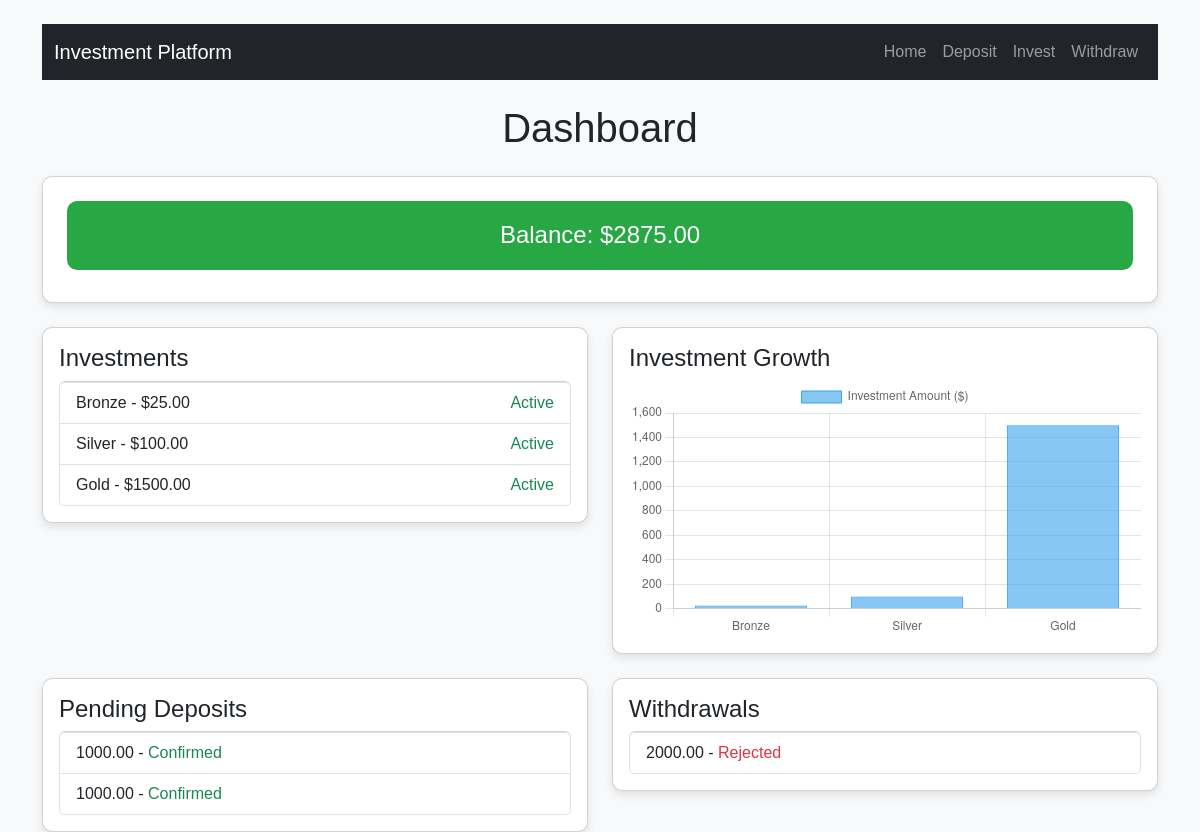
The page /dashboard/ (signed in) on the database its author committed.
### core/models.py (models this page shows, shortened)
class UserBalance(models.Model):
    user = models.OneToOneField(User, on_delete=models.CASCADE)
    balance = models.DecimalField(max_digits=12, decimal_places=2, default=0.00)

class Investment(models.Model):
    user = models.ForeignKey(User, on_delete=models.CASCADE)
    package = models.ForeignKey(InvestmentPackage, on_delete=models.CASCADE)
    amount = models.DecimalField(max_digits=10, decimal_places=2)
    status = models.CharField(max_length=20, choices=[("Active", "Active"), ("Completed", "Completed")], default="Active")
    start_date = models.DateTimeField(default=now)
    next_payout_date = models.DateTimeField(null=True, blank=True)

class InvestmentPackage(models.Model):
    RISK_LEVEL_CHOICES = [
        ("Low", "Low Risk"),
        ("Medium", "Medium Risk"),
        ("High", "High Risk"),
    ]
    STATUS_CHOICES = [
        ("Active", "Active"),
        ("Inactive", "Inactive"),
    ]
    name = models.CharField(max_length=100, unique=True)
    description = models.TextField(blank=True, help_text="Brief details about this investment package.")
    min_amount = models.DecimalField(max_digits=10, decimal_places=2, help_text="Minimum amount required to invest.")
    duration_weeks = models.PositiveIntegerField(default=4, help_text="Minimum duration for this investment (in weeks).")
    weekly_profit_percent = models.DecimalField(max_digits=5, decimal_places=2, help_text="Expected weekly return as a percentage.")
    monthly_profit_percent = models.DecimalField(max_digits=5, decimal_places=2, help_text="Expected monthly return as a percentage.")
    risk_level = models.CharField(max_length=10, choices=RISK_LEVEL_CHOICES, default="Medium")
    status = models.CharField(max_length=10, choices=STATUS_CHOICES, default="Active")
    created_at = models.DateTimeField(default=now)  # Set default
    updated_at = models.DateTimeField(auto_now=True)
    class Meta:
        ordering = ["min_amount"]
        verbose_name = "Investment Package"
        verbose_name_plural = "Investment Packages"

class Deposit(models.Model):
    user = models.ForeignKey(User, on_delete=models.CASCADE)
    amount = models.DecimalField(max_digits=10, decimal_places=2)
    crypto_wallet = models.ForeignKey(CryptoWallet, on_delete=models.CASCADE)
    transaction_id = models.CharField(max_length=255, unique=True)  # User enters transaction hash
    status = models.CharField(
        max_length=20,
        choices=[("Pending", "Pending"), ("Confirmed", "Confirmed"), ("Rejected", "Rejected")],
        default="Pending"
    )
    created_at = models.DateTimeField(auto_now_add=True)

class Withdrawal(models.Model):
    user = models.ForeignKey(User, on_delete=models.CASCADE)
    amount = models.DecimalField(max_digits=10, decimal_places=2)
    crypto_address = models.CharField(max_length=255)
    status = models.CharField(max_length=20, choices=[("Pending", "Pending"), ("Approved", "Approved"), ("Rejected", "Rejected")], default="Pending")
    created_at = models.DateTimeField(default=now)

### core/views.py (the view)
# urls.py: path("dashboard/", dashboard, name="dashboard"),
@login_required
def dashboard(request):
    user_balance = UserBalance.objects.get(user=request.user)
    investments = Investment.objects.filter(user=request.user)
    withdrawals = Withdrawal.objects.filter(user=request.user)
    deposits = Deposit.objects.filter(user=request.user)
    context = {
        "balance": user_balance.balance,
        "investments": investments,
        "withdrawals": withdrawals,
        "deposits": deposits,
        "notifications": ["Your latest deposit is pending approval.", "Weekly profit payout scheduled."]
    }
    return render(request, "dashboard.html", context)

### core/templates/dashboard.html (shortened to what this page needs)
<!DOCTYPE html>
<html lang="en">
<head>
    <link rel="stylesheet" href="https://cdn.jsdelivr.net/npm/bootstrap@5.3.0/dist/css/bootstrap.min.css">
</head>
<body class="container mt-4">
    <nav class="navbar navbar-expand-lg navbar-dark bg-dark mb-4">
        <div class="container-fluid">
            <a class="navbar-brand" href="{% url 'home' %}">Investment Platform</a>
            <div class="collapse navbar-collapse" id="navbarNav">
                <ul class="navbar-nav ms-auto">
                    <li class="nav-item">
                        <a class="nav-link" href="{% url 'home' %}">Home</a>
                    </li>
                    <li class="nav-item">
                        <a class="nav-link" href="{% url 'deposit' %}">Deposit</a>
                    </li>
                    <li class="nav-item">
                        <a class="nav-link" href="{% url 'invest' %}">Invest</a>
                    </li>
                    <li class="nav-item">
                        <a class="nav-link" href="{% url 'withdraw' %}">Withdraw</a>
                    </li>
                </ul>
            </div>
        </div>
    </nav>
    <h1 class="mb-4 text-center">Dashboard</h1>
    <div class="card p-4 mb-4">
        <h3 class="balance-card">Balance: ${{ balance }}</h3>
    </div>
    <div class="row">
        <div class="col-md-6">
            <div class="card p-3">
                <h4>Investments</h4>
                <ul class="list-group">
                    {% for investment in investments %}
                    <li class="list-group-item d-flex justify-content-between">
                        <span>{{ investment.package.name }} - ${{ investment.amount }}</span>
                        <span class="{% if investment.status == 'Active' %}text-success{% else %}text-danger{% endif %}">
                            {{ investment.status }}
                        </span>
                    </li>
                    {% endfor %}
                </ul>
            </div>
        </div>
        <div class="col-md-6">
            <div class="card p-3">
                <h4>Investment Growth</h4>
                <canvas id="investmentChart"></canvas>
            </div>
        </div>
    </div>
    <div class="row mt-4">
        <div class="col-md-6">
            <div class="card p-3">
                <h4>Pending Deposits</h4>
                <ul class="list-group">
                    {% for deposit in deposits %}
                    <li class="list-group-item">{{ deposit.amount }} -
                        <span class="{% if deposit.status == 'Pending' %}text-warning{% else %}text-success{% endif %}">
                            {{ deposit.status }}
                        </span>
                    </li>
                    {% endfor %}
                </ul>
            </div>
        </div>
        <div class="col-md-6">
            <div class="card p-3">
                <h4>Withdrawals</h4>
                <ul class="list-group">
                    {% for withdrawal in withdrawals %}
                    <li class="list-group-item">{{ withdrawal.amount }} -
                        <span class="{% if withdrawal.status == 'Completed' %}text-success{% else %}text-danger{% endif %}">
                            {{ withdrawal.status }}
                        </span>
                    </li>
                    {% endfor %}
                </ul>
            </div>
        </div>
    </div>
    <script>
        var ctx = document.getElementById('investmentChart').getContext('2d');
        var investmentData = {
            labels: [{% for investment in investments %} "{{ investment.package.name }}", {% endfor %}],
            datasets: [{
                label: 'Investment Amount ($)',
                data: [{% for investment in investments %} {{ investment.amount }}, {% endfor %}],
                backgroundColor: 'rgba(54, 162, 235, 0.6)',
                borderColor: 'rgba(54, 162, 235, 1)',
                borderWidth: 1
            }]
        };
        var investmentChart = new Chart(ctx, {
            type: 'bar',
            data: investmentData,
            options: {
                responsive: true,
                scales: {
                    y: { beginAtZero: true }
                }
            }
        });
    </script>
</body>
</html>

### core/templates/dashboard.html (style rules this page uses)
body { background-color: #f8f9fa; font-family: Arial, sans-serif; }
.card { border-radius: 10px; box-shadow: 0 4px 8px rgba(0, 0, 0, 0.1); }
.balance-card { font-size: 1.5rem; text-align: center; padding: 20px; background-color: #28a745; color: white; border-radius: 10px; }

### rows shown on the page
UserBalance: balance "2875.00"
Investment: package.name "Bronze", amount "25.00", status "Active"
Investment: package.name "Silver", amount "100.00", status "Active"
Investment: package.name "Gold", amount "1500.00", status "Active"
Deposit: amount "1000.00", status "Confirmed"
Deposit: amount "1000.00", status "Confirmed"
Withdrawal: amount "2000.00", status "Rejected"

### other values the page prints
chart data {{ investment.package.name }} Bronze, Silver, Gold
chart data {{ investment.amount }} 25.00, 100.00, 1500.00
